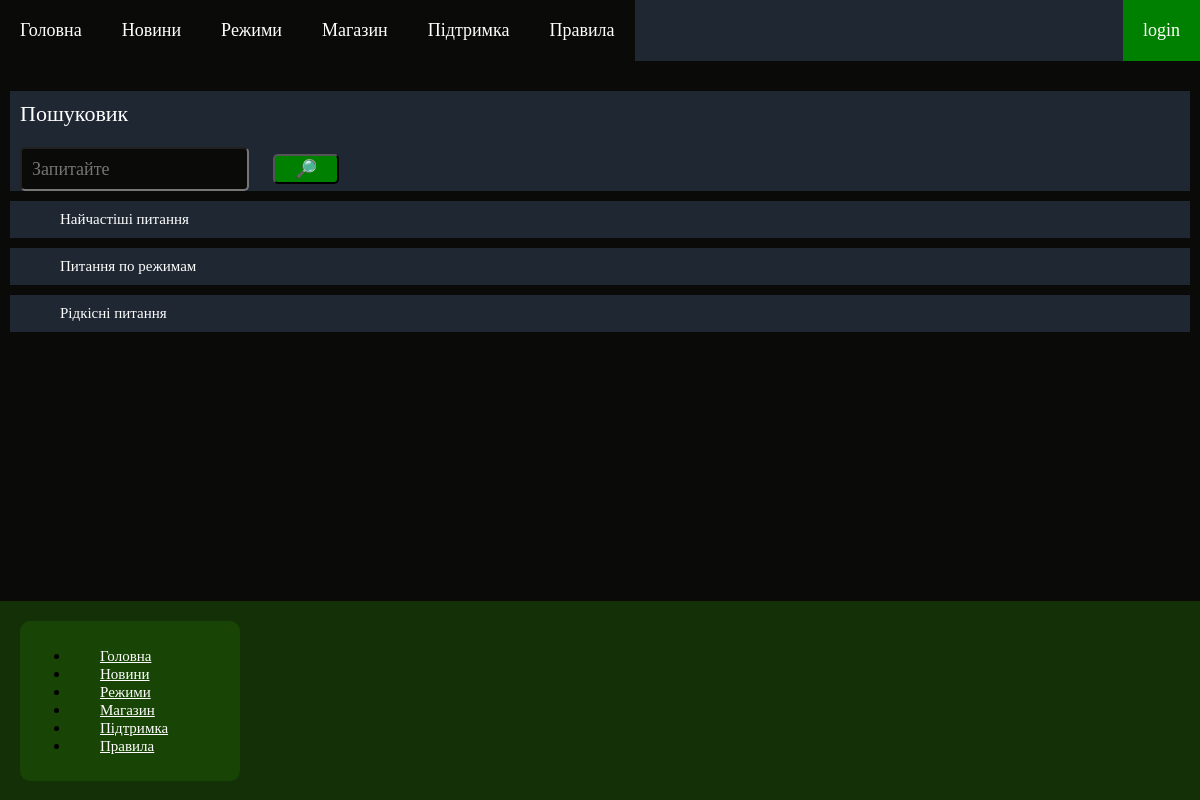
/support, run on an earlier commit of the app's database.
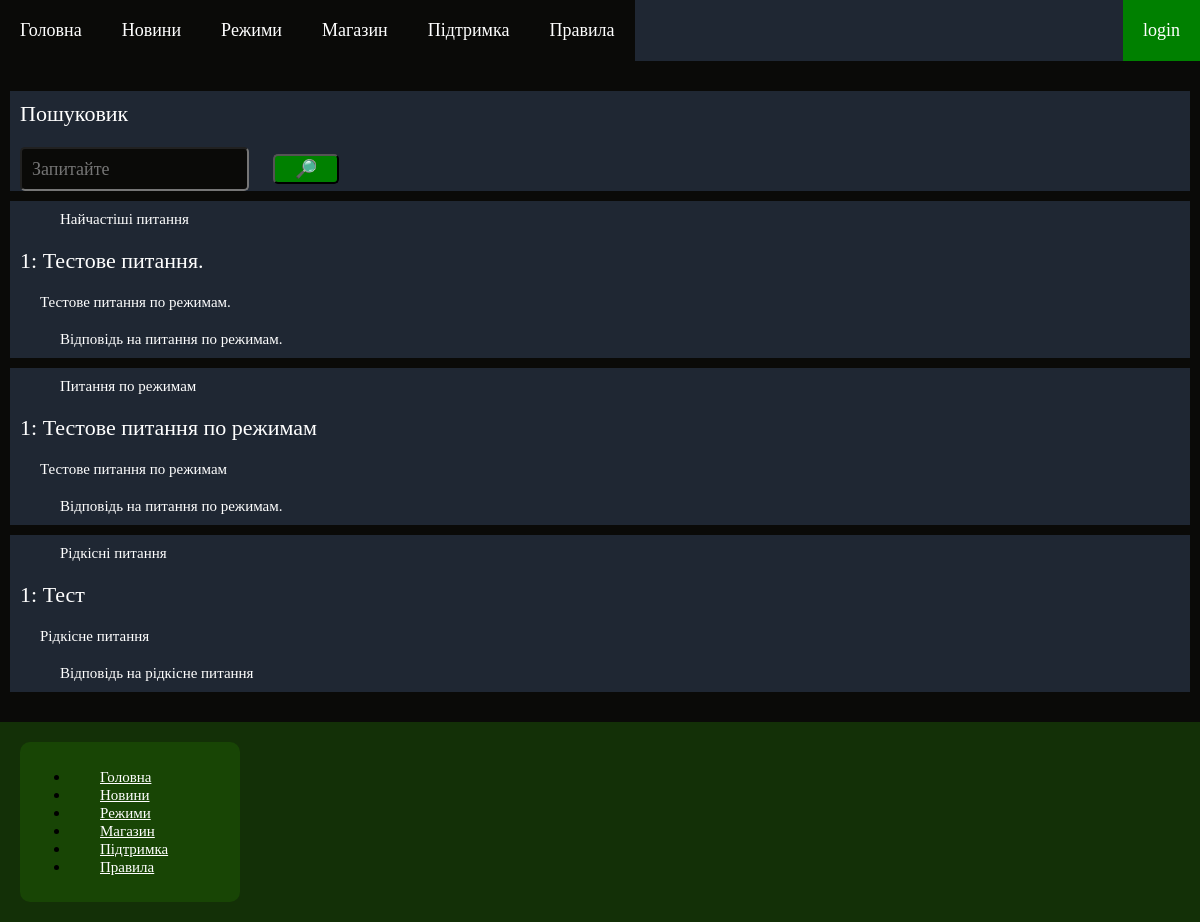
And on a later commit of the database.
### Shop/models.py (models this page shows, shortened)
class FAQ(models.Model):
    title = models.CharField(max_length=100, verbose_name="Заголовок")
    question = models.TextField(blank=True, verbose_name="Питання")
    answer = models.TextField(blank=True, verbose_name="Відповідь")
    class Meta:
        verbose_name = "📊 Поширене запитання"
        verbose_name_plural = "📊 Поширені запитання"

class ModeQuestion(models.Model):
    title = models.CharField(max_length=100, verbose_name="Заголовок")
    question = models.TextField(blank=True, verbose_name="Питання")
    answer = models.TextField(blank=True, verbose_name="Відповідь")
    class Meta:
        verbose_name = "⏳ Питання по режимам"
        verbose_name_plural = "⏳ Питання по режимам"

class RareQuestion(models.Model):
    title = models.CharField(max_length=100, verbose_name="Заголовок")
    question = models.TextField(blank=True, verbose_name="Питання")
    answer = models.TextField(blank=True, verbose_name="Відповідь")
    class Meta:
        verbose_name = "🕗 Рідкісні питання"
        verbose_name_plural = "🕗 Рідкісні питання"

### Shop/views.py (the view)
# urls.py: path("support", views.support, name='support'),
def support(request):
    context = {}
    faq = FAQ.objects.all()
    context.update({"faq": faq})
    mq = ModeQuestion.objects.all()
    context.update({"mq": mq})
    rq = RareQuestion.objects.all()
    context.update({"rq": rq})
    return render(request, 'Shop/support.html', context=context)

### templates/Shop/support.html (shortened to what this page needs)
{% extends "Shop/base.html" %}
{% block base %}
<div class="content">
    <div class="rules">
        <p class="rule_title">Пошуковик</p>
        <form method="POST" role="form" action="{% url 'src' %}">
            <input type="text" class="log_form" name="src" id="username0" placeholder="Запитайте">
            <button type="submit" class="butt_green">🔎</button>
        </form>
    </div>
    <div class="rules">
        <p class="faq_answer">Найчастіші питання</p>
        {% for f in faq %}
            <p class="rule_title">{{ forloop.counter }}: {{ f.title }}</p>
            <p class="rule_description">{{ f.question }}</p>
            <p class="faq_answer">{{ f.answer }}</p>
        {% endfor %}
    </div>
    <div class="rules">
        <p class="faq_answer">Питання по режимам</p>
        {% for m in mq %}
            <p class="rule_title">{{ forloop.counter }}: {{ m.title }}</p>
            <p class="rule_description">{{ m.question }}</p>
            <p class="faq_answer">{{ m.answer }}</p>
        {% endfor %}
    </div>
    <div class="rules">
        <p class="faq_answer">Рідкісні питання</p>
        {% for r in rq %}
            <p class="rule_title">{{ forloop.counter }}: {{ r.title }}</p>
            <p class="rule_description">{{ r.question }}</p>
            <p class="faq_answer">{{ r.answer }}</p>
        {% endfor %}
    </div>
</div>
{% endblock %}

What changed in the data, as far as the page shows it:
added FAQ: title "Тестове питання.", question "Тестове питання по режимам.", answer "Відповідь на питання по режимам."
added ModeQuestion: title "Тестове питання по режимам", question "Тестове питання по режимам", answer "Відповідь на питання по режимам."
added RareQuestion: title "Тест", question "Рідкісне питання", answer "Відповідь на рідкісне питання"
